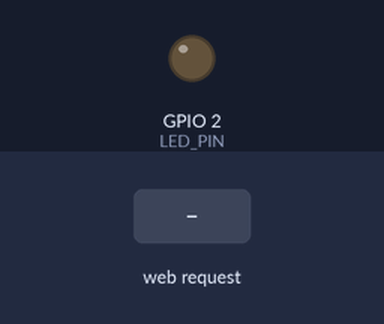
The sketch below on a simulated ESP8266 (Wemos D1 mini). On the bench: output pins drawn as LEDs (lit = HIGH). The test bench sets the inputs (shaded band). WiFi joins after 1.5 s; servers stay silent unless stated; what the sketch prints to the serial monitor is not drawn.

Above: at 2.7 s.
2.8 s: HTTP request GET / received
At 4.0 s:
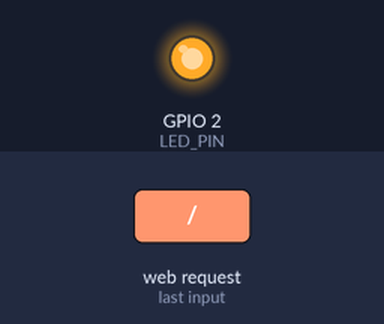
4.3 s: HTTP request GET /ledon received
At 5.3 s:
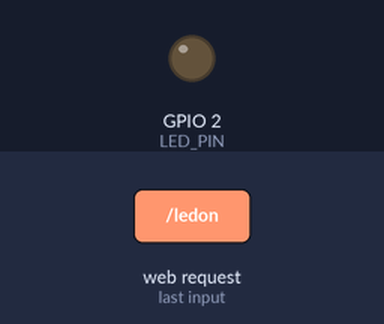
5.8 s: HTTP request GET /ledoff received
At 6.5 s:
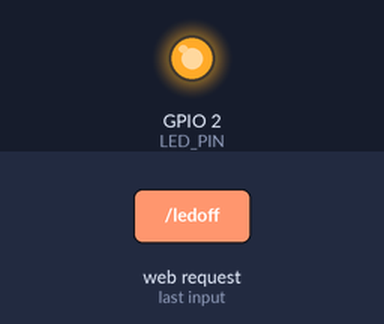
Timing chart, 0 to 8.8 s (numbered marks = the images above; inputs shaded):
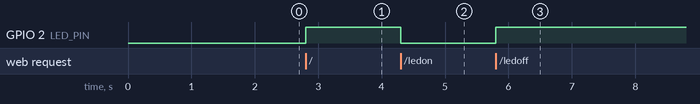

Measured:
- after the input at 2.8 s, GPIO 2 (LED_PIN): LOW → HIGH at once
- after the input at 4.3 s, GPIO 2 (LED_PIN): HIGH → LOW at once
- after the input at 5.8 s, GPIO 2 (LED_PIN): LOW → HIGH at once

The sketch:

esp8266_SimpleWebPageManageBuiltInLed.ino
```cpp
/*
 *  WeMos D1 mini (esp8266)
 *  Simple web server an html page served with 2 end point
 * that change status of builtin LED
 *  URI served / /ledon /ledoff
 *  by Mischianti Renzo <https://www.mischianti.org>
 *
 *  https://www.mischianti.org/category/tutorial/how-to-create-a-web-server-with-esp8266-and-esp32/
 *
 */
#include <ESP8266WiFi.h>
#include <ESP8266WebServer.h>

#define LED_PIN LED_BUILTIN
#define LED_ON LOW
#define LED_OFF HIGH

const char* ssid = "<YOUR-SSID>";
const char* password = "<YOUR-PASSWD>";

ESP8266WebServer server(80);

bool ledStatus = false;

String handleRoot(bool ledStatus = false) {
	String ptr =
			"<html>\
			  <head>\
				<title>ESP8266 Demo</title>\
				<style>\
				  body { background-color: #00ffff4d; font-family: Arial, Helvetica, Sans-Serif; Color: blue; }\
				</style>\
			  </head>\
			  <body>\
           		<center>\
				<h1>Hi from your esp8266 HTML page!</h1>\
				";

	if (ledStatus) {
		ptr +=
				"<p>LED: ON</p><a class=\"button button-off\" href=\"/ledoff\">OFF</a>\n";
	} else {
		ptr +=
				"<p>LED: OFF</p><a class=\"button button-on\" href=\"/ledon\">ON</a>\n";
	}

	ptr += "</center>\
			</body>\
			</html>";

	return ptr;
}

void handleRootDefault(){
	ledStatus = false;
	digitalWrite(LED_PIN, LED_OFF);
	Serial.println("LED Status: OFF");

	server.send(200, "text/html", handleRoot(ledStatus));
}

void handleLedOn() {
  ledStatus = true;
  Serial.println("LED Status: ON");
  digitalWrite(LED_PIN, LED_ON);
  server.send(200, "text/html", handleRoot(ledStatus));
}

void handleLedOff() {
  ledStatus = LOW;
  Serial.println("LED Status: OFF");
  digitalWrite(LED_PIN, LED_OFF);
  server.send(200, "text/html", handleRoot(ledStatus));
}

void handleNotFound() {
  String message = "File Not Found\n\n";
  message += "URI: ";
  message += server.uri();
  message += "\nMethod: ";
  message += (server.method() == HTTP_GET) ? "GET" : "POST";
  message += "\nArguments: ";
  message += server.args();
  message += "\n";

  for (uint8_t i = 0; i < server.args(); i++) {
    message += " " + server.argName(i) + ": " + server.arg(i) + "\n";
  }

  server.send(404, "text/plain", message);
}

void setup(void) {
  Serial.begin(115200);
  WiFi.mode(WIFI_STA);
  WiFi.begin(ssid, password);
  Serial.println("");

  // Wait for connection
  while (WiFi.status() != WL_CONNECTED) {
    delay(500);
    Serial.print(".");
  }

  pinMode(LED_PIN, OUTPUT);

  Serial.println("");
  Serial.print("Connected to ");
  Serial.println(ssid);
  Serial.print("IP address: ");
  Serial.println(WiFi.localIP());

  server.on("/", handleRootDefault);

  server.on("/ledon", handleLedOn);
  server.on("/ledoff", handleLedOff);

  server.onNotFound(handleNotFound);
  server.begin();
  Serial.println("HTTP server started");
}

void loop(void) {
  server.handleClient();
}
```
